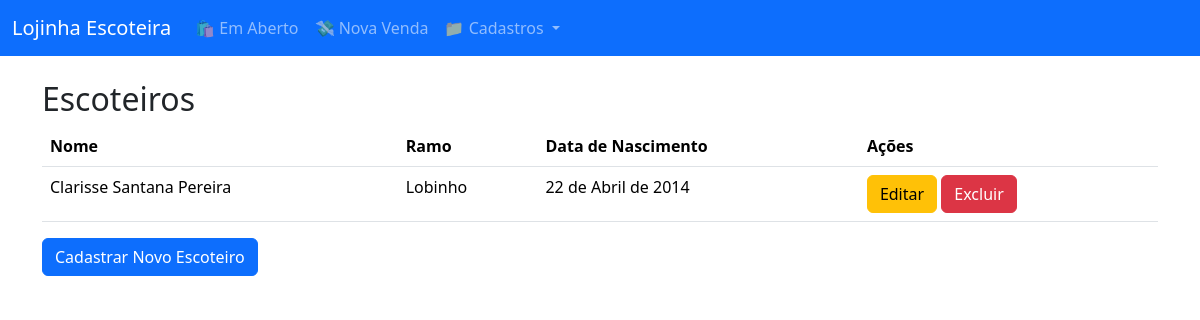
Page /escoteiro/lista on the earlier database version.
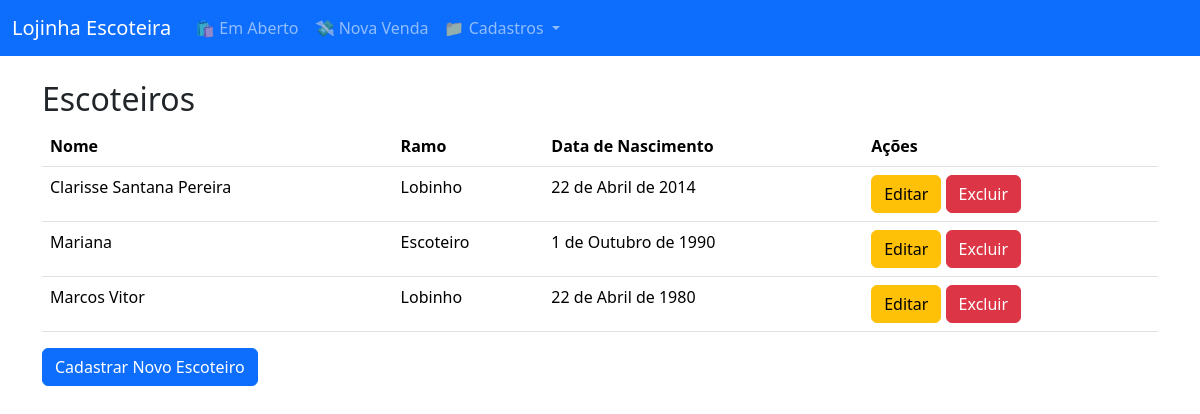
Same page on the later database version.
### lojinha/models.py (models this page shows, shortened)
class Escoteiro(models.Model):
    RAMOS = [
        ('lobinho', 'Lobinho'),
        ('escoteiro', 'Escoteiro'),
        ('senior', 'Sênior'),
        ('pioneiro', 'Pioneiro')
    ]
    nome = models.CharField(max_length=100)
    grupo = models.CharField(max_length=100, default='12º Grupo Escoteiro Monte Caburaí')
    ramo = models.CharField(max_length=20, choices=RAMOS)
    data_nascimento = models.DateField(blank=True, null=True)

### lojinha/views.py (the view)
# urls.py: path('escoteiro/lista', views.listar_escoteiros, name='listar_escoteiros'),
def listar_escoteiros(request):
    escoteiros = Escoteiro.objects.all()
    return render(request, 'lojinha/listar_escoteiros.html', {'escoteiros': escoteiros})

### lojinha/templates/lojinha/listar_escoteiros.html (shortened to what this page needs)
{% extends 'base.html' %}
{% block content %}
<h2>Escoteiros</h2>
<table class="table">
    <thead>
        <tr>
            <th>Nome</th>
            <th>Ramo</th>
            <th>Data de Nascimento</th>
            <th>Ações</th>
        </tr>
    </thead>
    <tbody>
        {% for escoteiro in escoteiros %}
        <tr>
            <td>{{ escoteiro.nome }}</td>
            <td>{{ escoteiro.get_ramo_display }}</td>
            <td>{{ escoteiro.data_nascimento }}</td>
            <td>
                <a href="{% url 'editar_escoteiro' escoteiro.id %}" class="btn btn-warning">Editar</a>
                <a href="{% url 'excluir_escoteiro' escoteiro.id %}" class="btn btn-danger">Excluir</a>
            </td>
        </tr>
        {% endfor %}
    </tbody>
</table>
<a href="{% url 'novo_escoteiro' %}" class="btn btn-primary">Cadastrar Novo Escoteiro</a>
{% endblock %}

Differences in the rows shown:
added Escoteiro: nome "Mariana", ramo "Escoteiro", data_nascimento "1 de Outubro de 1990"
added Escoteiro: nome "Marcos Vitor", ramo "Lobinho", data_nascimento "22 de Abril de 1980"
